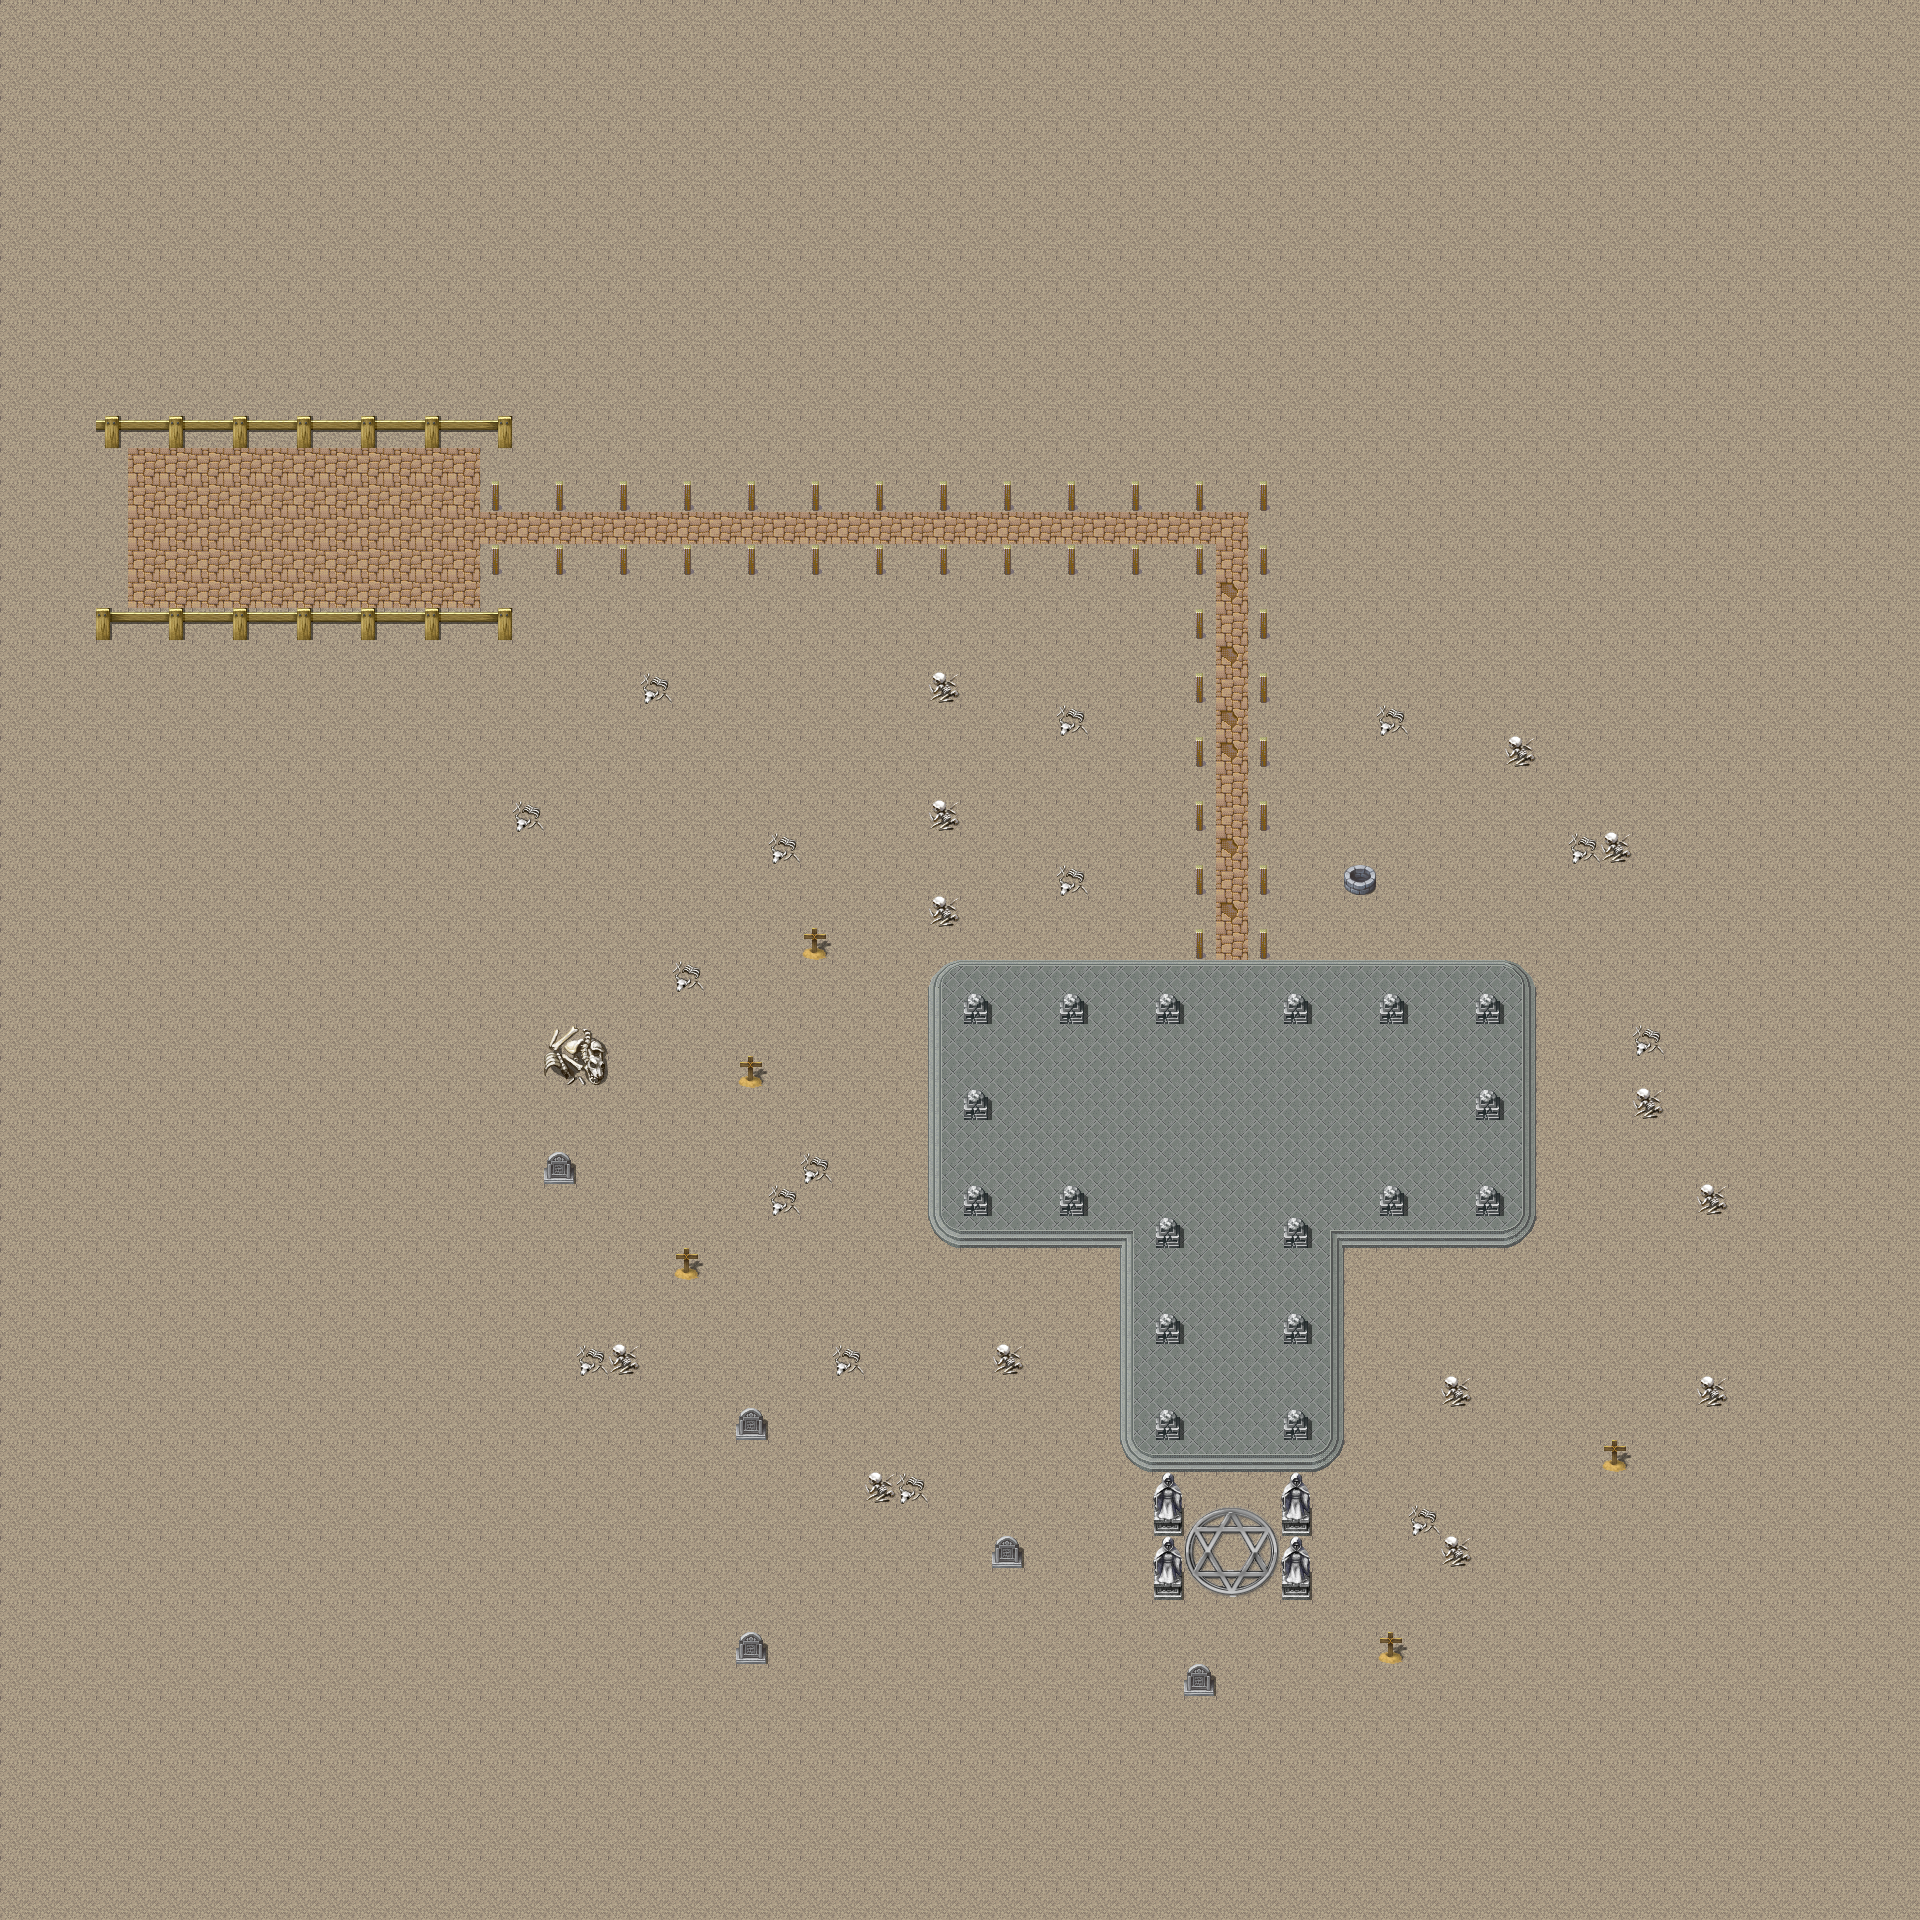

Rendered tile map (Tiled .tmx) drawn with the repository's tilesets; below, a short description and the map source with its tile grids summarised:
An orthogonal 60x60 tile map with 32x32 px tiles, 4 tile layers (Suelo, decoracion, obstaculos, Profundidad).

<map version="1.0" tiledversion="1.1.2" orientation="orthogonal" renderorder="right-down" width="60" height="60" tilewidth="32" tileheight="32" infinite="0" nextobjectid="1">
 <tileset firstgid="1" source="PrimerConjunto.tsx" />
 <layer name="Suelo" width="60" height="60">
  <data>[3600 cells, 3600 non-empty, 1 distinct tile ids]</data>
 </layer>
 <layer name="decoracion" width="60" height="60">
  <data>[3600 cells, 363 non-empty, 30 distinct tile ids]</data>
 </layer>
 <layer name="obstaculos" width="60" height="60">
  <data>[3600 cells, 89 non-empty, 10 distinct tile ids]</data>
 </layer>
 <layer name="Profundidad" width="60" height="60">
  <data>[3600 cells, 4 non-empty, 1 distinct tile ids]</data>
 </layer>
</map>
